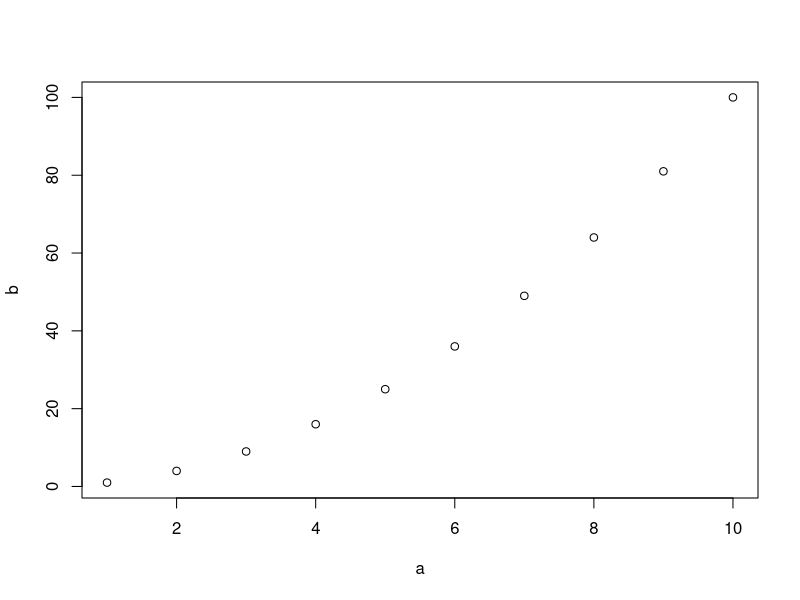
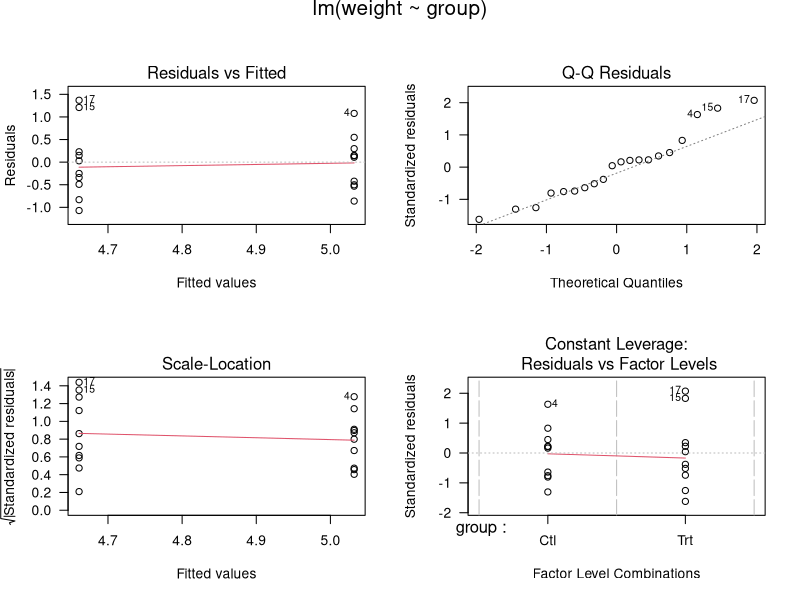

R code for these plots, in order:
getwd()
setwd("C:/Users/Jinyi/Dropbox/Jinyi/data_source/r_excercise")
options(digits = 3)

ls()
a = c(1:10)
b = a^2
plot(a, b)
save.image("plot")
rm(a, b)

help("lm")
?lm

example("lm")
apropos("lm", mode="function")
